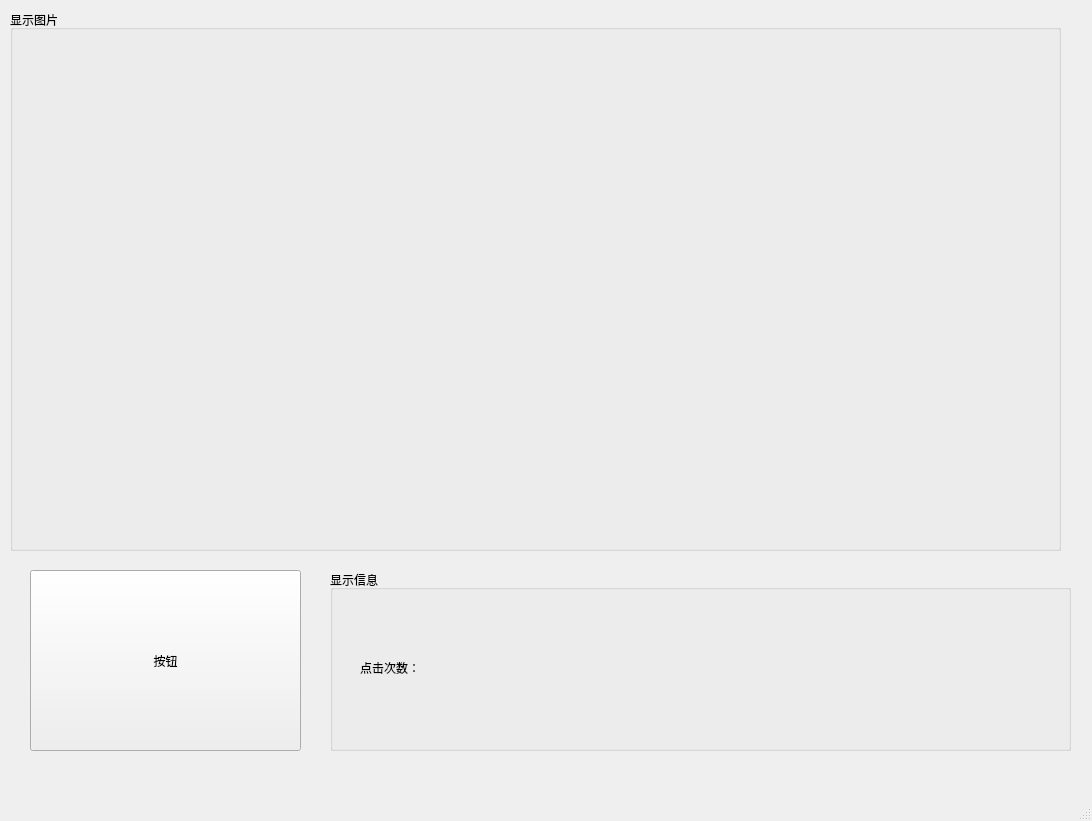
<?xml version="1.0" encoding="UTF-8"?>
<ui version="4.0">
 <class>MainWindow</class>
 <widget class="QMainWindow" name="MainWindow">
  <property name="geometry">
   <rect>
    <x>0</x>
    <y>0</y>
    <width>1092</width>
    <height>821</height>
   </rect>
  </property>
  <property name="windowTitle">
   <string>MainWindow</string>
  </property>
  <widget class="QWidget" name="centralwidget">
   <widget class="QPushButton" name="pushButton">
    <property name="geometry">
     <rect>
      <x>30</x>
      <y>570</y>
      <width>271</width>
      <height>181</height>
     </rect>
    </property>
    <property name="text">
     <string>按钮</string>
    </property>
   </widget>
   <widget class="QGroupBox" name="groupBox">
    <property name="geometry">
     <rect>
      <x>10</x>
      <y>10</y>
      <width>1051</width>
      <height>541</height>
     </rect>
    </property>
    <property name="title">
     <string>显示图片</string>
    </property>
   </widget>
   <widget class="QGroupBox" name="groupBox_2">
    <property name="geometry">
     <rect>
      <x>330</x>
      <y>570</y>
      <width>741</width>
      <height>181</height>
     </rect>
    </property>
    <property name="title">
     <string>显示信息</string>
    </property>
    <widget class="QLabel" name="textlabel">
     <property name="geometry">
      <rect>
       <x>180</x>
       <y>60</y>
       <width>521</width>
       <height>81</height>
      </rect>
     </property>
     <property name="text">
      <string/>
     </property>
    </widget>
    <widget class="QLabel" name="label_2">
     <property name="geometry">
      <rect>
       <x>30</x>
       <y>90</y>
       <width>72</width>
       <height>15</height>
      </rect>
     </property>
     <property name="text">
      <string>点击次数：</string>
     </property>
    </widget>
   </widget>
  </widget>
  <widget class="QMenuBar" name="menubar">
   <property name="geometry">
    <rect>
     <x>0</x>
     <y>0</y>
     <width>1092</width>
     <height>26</height>
    </rect>
   </property>
  </widget>
  <widget class="QStatusBar" name="statusbar"/>
 </widget>
 <resources/>
 <connections/>
</ui>
